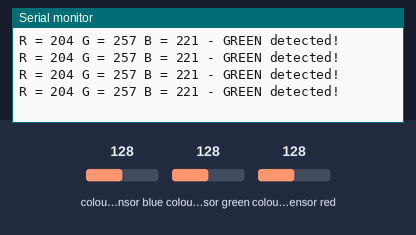
The sketch below on a simulated Arduino Uno, built with avr-gcc and run on an emulated ATmega328P. Parts: the last lines printed to the serial monitor. Wiring (inferred from the names in the program): TCS3200 colour sensor: output pin 8; S2 pin 4; S3 pin 5; S0 pin 2; S1 pin 3. Inputs (shaded band) come from the test bench; at power-on: colour sensor green 128, colour sensor blue 128, colour sensor red 128.

Above: at 1.2 s.
1.3 s: colour sensor green set to 5
At 1.43 s:
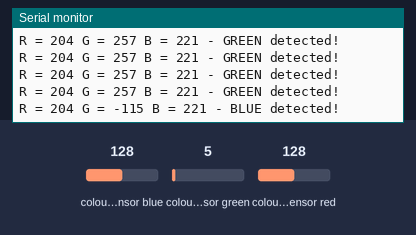
3.3 s: colour sensor blue set to 5
At 3.54 s:
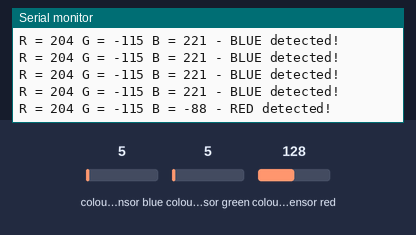
5.4 s: colour sensor red set to 5
At 5.65 s:
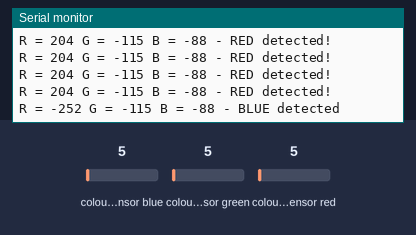

The sketch:

detectcolor.ino
```cpp
// Example code from randomnerdturtorials.com, modified to fit our team's setup.
// This code sets up the TCS230, reads the frequency of its output, and maps that frequency
// to a value from 0 to 255. The mapped values must be found from a previous observation.
// This version of the code only recognizes red, green, and blue, but the final product must recognize
// red, green, blue, yellow, black/gray, and white.

/*********
  Rui Santos
  Complete project details at http://randomnerdtutorials.com
*********/

// TCS230 or TCS3200 pins wiring to Arduino
#define S0 2
#define S1 3
#define S2 4
#define S3 5
#define sensorOut 8

// Stores frequency read by the photodiodes
int redFrequency = 0;
int greenFrequency = 0;
int blueFrequency = 0;

// Stores the red. green and blue colors
int redColor = 0;
int greenColor = 0;
int blueColor = 0;

void setup() {
  // Setting the outputs
  pinMode(S0, OUTPUT);
  pinMode(S1, OUTPUT);
  pinMode(S2, OUTPUT);
  pinMode(S3, OUTPUT);

  // Setting the sensorOut as an input
  pinMode(sensorOut, INPUT);

  // Setting frequency scaling to 20%
  digitalWrite(S0,HIGH);
  digitalWrite(S1,LOW);

  // Begins serial communication
  Serial.begin(9600);
}

void loop() {
  // Setting RED (R) filtered photodiodes to be read
  digitalWrite(S2,LOW);
  digitalWrite(S3,LOW);

  // Reading the output frequency
  redFrequency = pulseIn(sensorOut, LOW);
  redColor = map(redFrequency, 20, 114, 255,0); // remap the value of the R frequency from 0 to 255

  // Printing the RED (R) value
  Serial.print("R = ");
  Serial.print(redColor);
  delay(100);

  // Setting GREEN (G) filtered photodiodes to be read
  digitalWrite(S2,HIGH);
  digitalWrite(S3,HIGH);

  // Reading the output frequency
  greenFrequency = pulseIn(sensorOut, LOW);
  greenColor = map(greenFrequency, 40, 155, 255, 0); // remap the value of the G frequency from 0 to 255

  // Printing the GREEN (G) value
  Serial.print(" G = ");
  Serial.print(greenColor);
  delay(100);

  // Setting BLUE (B) filtered photodiodes to be read
  digitalWrite(S2,LOW);
  digitalWrite(S3,HIGH);

  // Reading the output frequency
  blueFrequency = pulseIn(sensorOut, LOW);
  blueColor = map(blueFrequency, 20, 159, 255, 0); // remap the value of the G frequency from 0 to 255

  // Printing the BLUE (B) value
  Serial.print(" B = ");
  Serial.print(blueColor);
  delay(100);

  // Checks the current detected color and prints
  // a message in the serial monitor
  if(redColor > greenColor && redColor > blueColor){
      Serial.println(" - RED detected!");
  }
  if(greenColor > redColor && greenColor > blueColor){
    Serial.println(" - GREEN detected!");
  }
  if(blueColor > redColor && blueColor > greenColor){
    Serial.println(" - BLUE detected!");
  }
}
```

Measured:
- after the input at 3.3 s, the serial monitor: prints a new line at once (image 2)
- after the input at 5.4 s, the serial monitor: prints a new line after 0.05 s (image 3)
